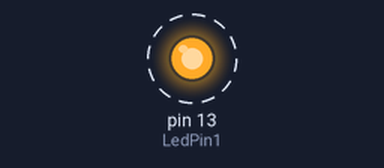
The sketch below on a simulated Arduino Uno, built with avr-gcc and run on an emulated ATmega328P. On the bench: output pins drawn as LEDs (lit = HIGH). Dashed ring = blinking.

Above: at 0.5 s.
Timing chart, 0 to 4.6 s (numbered marks = the images above):
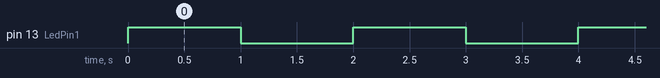

Measured:
- by itself, pin 13 (LedPin1): alternates HIGH for 1.0 s and LOW for 1.0 s

The sketch:

Blink_D13.ino
```cpp
#define ButtonPin 7
#define LedPin1 13

// the setup function runs once when you press reset or power the board
void setup() {
  // initialize digital pin LED_BUILTIN as an output.
 initPin() ;
  }

// the loop function runs over and over again forever
void loop() {
  digitalWrite(LED_BUILTIN, HIGH);   // turn the LED on (HIGH is the voltage level)
  delay(1000);                       // wait for a second
  digitalWrite(LED_BUILTIN, LOW);    // turn the LED off by making the voltage LOW
  delay(1000);                       // wait for a second
}
void initPin()
{
  // input
   pinMode(ButtonPin, INPUT);
   //----- output
   pinMode(LedPin1, OUTPUT);
// default
   digitalWrite(LedPin1,LOW) ;
}
```
